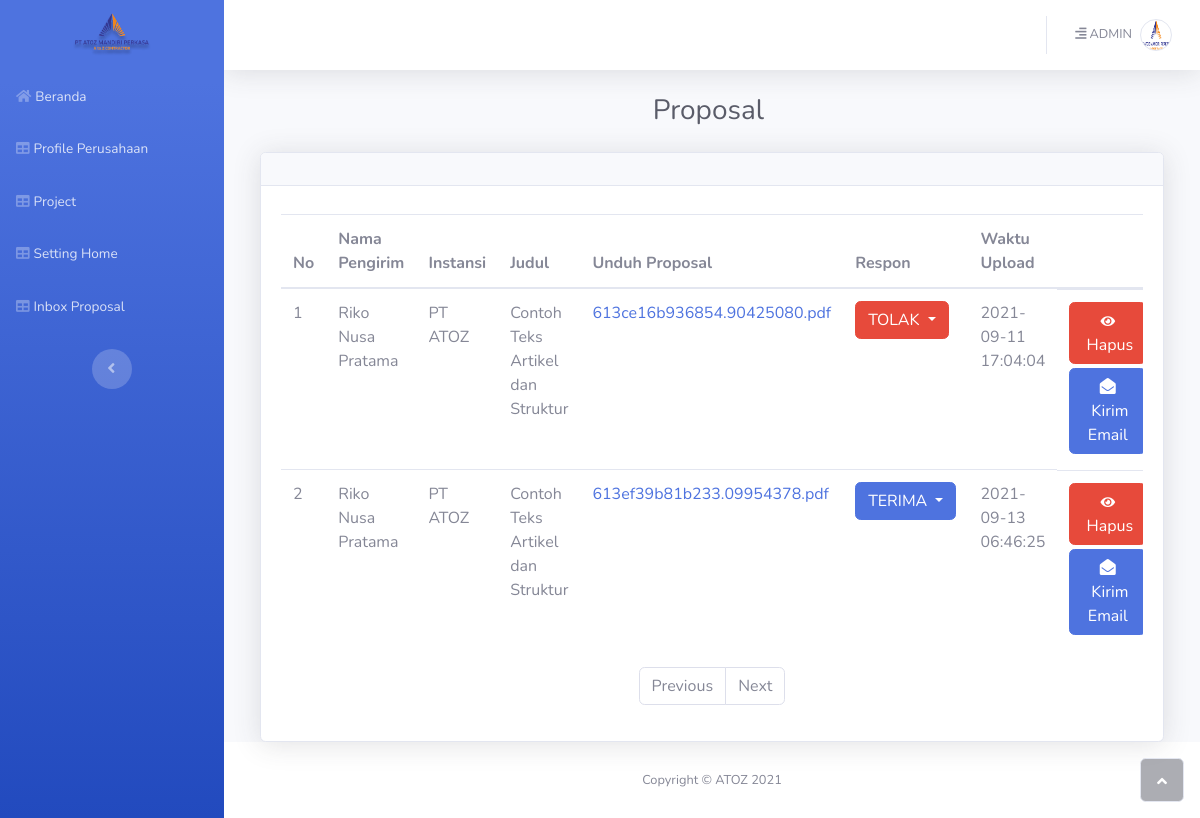
The page /CMS/index.php?page=inbox_proposal (signed in) on the database its author committed.
### tables this page shows
CREATE TABLE `profile_perusahaan` (
  `id` int(11) NOT NULL,
  `nama_perusahaan` varchar(32) NOT NULL,
  `no_telp` varchar(13) NOT NULL,
  `no_telp1` varchar(13) NOT NULL,
  `no_telp2` varchar(13) NOT NULL,
  `logo` text NOT NULL,
  `email` varchar(26) NOT NULL,
  `place_id` text NOT NULL,
  `alamat` text NOT NULL
);

CREATE TABLE `inbox_proposal` (
  `id_proposal` int(11) NOT NULL,
  `judul` varchar(32) NOT NULL,
  `pdf_proposal` text NOT NULL,
  `id_user` int(11) NOT NULL,
  `timestamp` timestamp NOT NULL DEFAULT current_timestamp() ON UPDATE current_timestamp(),
  `respon` varchar(12) NOT NULL DEFAULT 'On Hold'
);

CREATE TABLE `user` (
  `id_user` int(11) NOT NULL,
  `email` varchar(32) NOT NULL,
  `password_user` text NOT NULL,
  `nama` varchar(32) NOT NULL,
  `instansi` varchar(16) NOT NULL,
  `foto` text NOT NULL
);

### CMS/assets/relasi/security.php (called while the page is built)
<?php
if (isset($_SESSION['author'])) {
        if (isset($_SESSION['author'])) {
                $akun = $_SESSION['author'];
                $admin = mysqli_fetch_array(mysqli_query($konek, "SELECT * FROM admin where username='$akun'"));
        }
} else {
        header('location:logout.php');
}

### CMS/assets/relasi/koneksi.php (called while the page is built, shortened)
<?php
$hostname = "https://atozmp.co.id/CMS/";

### CMS/modul/inbox_proposal/tampil.php (the view, shortened to what this page needs)
<div class="container-fluid h-100">
    <h3 class="text-center text-dark mb-4">Proposal&nbsp;</h3>
    <div class="card shadow">
        <div class="card-header py-3"></div>
        <div class="card-body" style="width: 100%;height: 100%;">
            <div class="table-responsive table mt-2" id="dataTable" role="grid" aria-describedby="dataTable_info" style="width: 100%;height: 100%;">
                <table class="table dataTable my-0" id="dataTable">
                    <thead>
                        <tr>
                            <th>No</th>
                            <th>Nama Pengirim</th>
                            <th>Instansi</th>
                            <th>Judul</th>
                            <th>Unduh Proposal</th>
                            <th>Respon</th>
                            <th>Waktu Upload</th>
                            <th></th>
                        </tr>
                    </thead>
                    <tbody>
                    <?php
				$hasil_project = mysqli_query($konek, "SELECT id_proposal, judul, instansi,pdf_proposal, timestamp,respon, user.nama, user.instansi FROM inbox_proposal INNER JOIN user ON user.id_user = inbox_proposal.id_user");
				if (mysqli_num_rows($hasil_project) > 0) {
					$no = 1;
					$batas = 6;
					$halaman = isset($_GET['halaman']) ? (int)$_GET['halaman'] : 1;
					$halaman_awal = ($halaman > 1) ? ($halaman * $batas) - $batas : 0;
					$next = $halaman + 1;
					$jumlah_data = mysqli_num_rows($hasil_artikel);
					$total_halaman = ceil($jumlah_data / $batas);
					$sql_project = mysqli_query($konek, "SELECT id_proposal, judul, instansi,pdf_proposal,respon, timestamp, user.nama,user.email, user.instansi FROM inbox_proposal INNER JOIN user ON user.id_user = inbox_proposal.id_user limit $halaman_awal, $batas") or die(mysqli_error($konek));
					while ($data = mysqli_fetch_assoc($sql_project)) {
                        $respon = strtolower($data['respon']);
                        $color_respon = "";
                        if ($respon==="terima") {
                            $color_respon = "primary";
                        } elseif ($respon==="tolak") {
                            $color_respon = "danger";
                        } else {
                            $color_respon = "secondary";
                        }
						echo
                        '<tr>
                            <td>'. $no.'</td>
                            <td>'. $data['nama'].'</td>
                            <td>'. $data['instansi'] .'</td>
                            <td>'. $data['judul'].'</td>
                            <td><a href="'.$hostname.'/assets/pdf_proposal/'. $data['pdf_proposal'] .'">'. $data['pdf_proposal'] .'</a></td>
                            <td>
                            <button class="btn btn-'. $color_respon .' dropdown-toggle" type="button" id="dropdownMenu2" data-toggle="dropdown" aria-haspopup="true" aria-expanded="false">
                            '. strtoupper($data['respon']).'
                            </button>
                                    '.$data[''].'
                                    '.$data[''].'
                                    '.$data[''].'
                            </td>
                            <td>'. $data['timestamp'] .'</td>
                            <td class="text-center d-flex flex-wrap">
                            <a class="btn btn-danger text-center mb-1" role="button" style="margin: 0px;margin-right: 8px;"  href="index.php?page=inbox_proposal_delete&id='.$data['id_proposal'].'" onclick="return confirm(\'Yakin ingin menghapus data ini?\')"><i class="fas fa-eye" style="font-size: 13px;"></i>&nbsp;Hapus<br></a>
                            <a class="btn btn-primary text-center mb-1" role="button" style="margin: 0px;margin-right: 8px;"  href="mailto:'.$data['email'].'"><i class="fas fa-envelope-open"></i></i>&nbsp;Kirim Email<br></a>
                            </td>
                        </tr>';
                        $no++;
                    }
                 } else {
                        echo '
                        <tr>
                            <td colspan="6">Tidak ada data.</td>
                        </tr>
                        ';
                    }
                    ?>
                    </tbody>
                </table>
            </div>
            <div class="row justify-content-center">
                <div class="col-auto col-md-6">
                <nav>
			<ul class="pagination justify-content-center">
				<li class="page-item">
					<a class="page-link" <?php if ($halaman > 1) {
											} ?>>Previous</a>
				</li>
				<li class="page-item">
					<a class="page-link" <?php if ($halaman < $total_halaman) {
												echo "href='index.php?page=inbox_proposal&halaman=$next'";
											} ?>>Next</a>
				</li>
			</ul>
		</nav>
                </div>
            </div>
        </div>
    </div>
</div>
</div>

### CMS/index.php (shortened to what this page needs)
<?php
include('metatag.php');
$data_setting = mysqli_fetch_assoc(mysqli_query($konek, "SELECT * FROM profile_perusahaan"));
?>
<body id="page-top">
    <div id="wrapper">
        <?php
        include('navbar.php');
        ?>
        <div class="d-flex flex-column" id="content-wrapper">
            <div id="content">
                <nav class="navbar navbar-light navbar-expand bg-white shadow mb-4 topbar static-top">
                    <div class="container-fluid"><button class="btn btn-link d-md-none rounded-circle mr-3" id="sidebarToggleTop" type="button"><i class="fas fa-bars"></i></button>
                        <ul class="nav navbar-nav flex-nowrap ml-auto">
                            <li class="nav-item dropdown no-arrow" role="presentation">
                                <div class="nav-item dropdown no-arrow"><a class="dropdown-toggle nav-link" data-toggle="dropdown" aria-expanded="false" href="#"><span class="d-none d-lg-inline mr-2 text-gray-600 small"><i class="fas fa-align-right" style="margin-right: 3px;"></i><?= $admin['nama'] ?></span><img class="border rounded-circle img-profile" src="assets/img/avatars/<?= $admin['foto'] ?>"></a>
                                </div>
                            </li>
                        </ul>
                    </div>
                </nav>
                <div class="col justify-content-center">
                    <?php
                    $queries = array();
                    parse_str($_SERVER['QUERY_STRING'], $queries);
                    switch ($queries['page']) {
                        case 'inbox_proposal':
                            include 'modul/inbox_proposal/tampil.php';
                            break;
                    }
                    ?>
                </div>
                <?php
                include('footer.php');
                ?>

### CMS/navbar.php (shortened to what this page needs)
<nav class="navbar navbar-dark align-items-start sidebar sidebar-dark accordion bg-gradient-primary p-0" style="background-color: rgb(255,255,255);">
    <div class="container-fluid d-flex flex-column p-0">
        <a class="navbar-brand d-flex flex-column justify-content-center align-items-center sidebar-brand m-0" href="#" style="margin: 10px;margin-left: 10px;">
            <div class="sidebar-brand-icon"><img src="./assets/img/<?php echo $data_setting['logo'] ?>" style="width:80px"></div>
        </a>
        <ul class="nav navbar-nav text-light" id="accordionSidebar">
            <li class="nav-item" role="presentation"><a class="nav-link" href="index.php"><i class="fas fa-home"></i><span>Beranda</span></a></li>
            <li class="nav-item" role="presentation"><a class="nav-link" href="index.php?page=profile_perusahaan&id=1"><i class="fas fa-table"></i><span>Profile Perusahaan</span></a></li>
            <li class="nav-item" role="presentation"><a class="nav-link" href="index.php?page=project"><i class="fas fa-table"></i><span>Project</span></a></li>
            <li class="nav-item" role="presentation"><a class="nav-link" href="index.php?page=home&id=1"><i class="fas fa-table"></i><span>Setting Home</span></a></li>
            <li class="nav-item" role="presentation"><a class="nav-link" href="index.php?page=inbox_proposal"><i class="fas fa-table"></i><span>Inbox Proposal</span></a></li>
        </ul>
        <div class="text-center d-none d-md-inline"><button class="btn rounded-circle border-0" id="sidebarToggle" type="button"></button></div>
    </div>
</nav>

### rows shown on the page
profile_perusahaan: logo (picture)
inbox_proposal: id_user.nama "Riko Nusa Pratama", id_user.instansi "PT ATOZ", judul "Contoh Teks Artikel dan Struktur", pdf_proposal "613ce16b936854.90425080.pdf", respon "TOLAK", timestamp "2021-09-11 17:04:04"
inbox_proposal: id_user.nama "Riko Nusa Pratama", id_user.instansi "PT ATOZ", judul "Contoh Teks Artikel dan Struktur", pdf_proposal "613ef39b81b233.09954378.pdf", respon "TERIMA", timestamp "2021-09-13 06:46:25"

### other values the page prints
$admin['nama'] "ADMIN"
